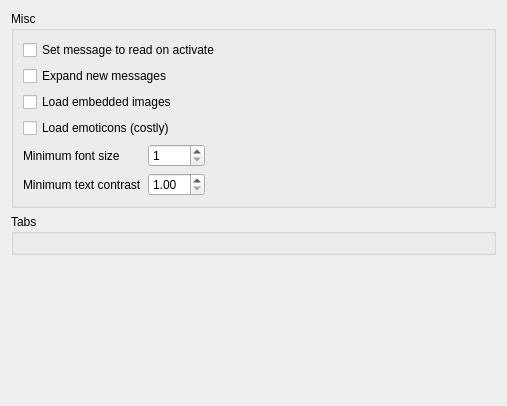
<?xml version="1.0" encoding="UTF-8"?>
<ui version="4.0">
 <class>ForumPage</class>
 <widget class="QWidget" name="ForumPage">
  <property name="geometry">
   <rect>
    <x>0</x>
    <y>0</y>
    <width>507</width>
    <height>406</height>
   </rect>
  </property>
  <layout class="QGridLayout" name="gridLayout_3">
   <item row="0" column="0">
    <widget class="QGroupBox" name="groupBox">
     <property name="title">
      <string>Misc</string>
     </property>
     <layout class="QGridLayout" name="gridLayout_2">
      <item row="3" column="0">
       <widget class="QCheckBox" name="loadEmoticons">
        <property name="toolTip">
         <string>&lt;html&gt;&lt;head/&gt;&lt;body&gt;&lt;p&gt;This option is costly and it's in the dev's plans to improve it. In the mean time it's disabled by default. If you enable it and long forum posts take a while to display, then disable it again. &lt;/p&gt;&lt;/body&gt;&lt;/html&gt;</string>
        </property>
        <property name="text">
         <string>Load emoticons (costly)</string>
        </property>
       </widget>
      </item>
      <item row="0" column="0">
       <widget class="QCheckBox" name="setMsgToReadOnActivate">
        <property name="text">
         <string>Set message to read on activate</string>
        </property>
       </widget>
      </item>
      <item row="1" column="0">
       <widget class="QCheckBox" name="expandNewMessages">
        <property name="text">
         <string>Expand new messages</string>
        </property>
       </widget>
      </item>
      <item row="2" column="0">
       <widget class="QCheckBox" name="loadEmbeddedImages">
        <property name="text">
         <string>Load embedded images</string>
        </property>
       </widget>
      </item>
      <item row="4" column="0">
       <layout class="QGridLayout" name="gridLayout">
        <item row="0" column="0">
         <widget class="QLabel" name="minimumFontSizeLabel">
          <property name="text">
           <string>Minimum font size</string>
          </property>
         </widget>
        </item>
        <item row="0" column="1">
         <widget class="QSpinBox" name="minimumFontSize">
          <property name="minimum">
           <number>1</number>
          </property>
          <property name="maximum">
           <number>64</number>
          </property>
         </widget>
        </item>
        <item row="0" column="2" rowspan="2">
         <spacer name="minimumFontSizeHSpacer">
          <property name="orientation">
           <enum>Qt::Horizontal</enum>
          </property>
          <property name="sizeHint" stdset="0">
           <size>
            <width>40</width>
            <height>38</height>
           </size>
          </property>
         </spacer>
        </item>
        <item row="1" column="0">
         <widget class="QLabel" name="minimumContrastLabel">
          <property name="text">
           <string>Minimum text contrast</string>
          </property>
         </widget>
        </item>
        <item row="1" column="1">
         <widget class="QDoubleSpinBox" name="minimumContrast">
          <property name="minimum">
           <double>1.000000000000000</double>
          </property>
          <property name="maximum">
           <double>21.000000000000000</double>
          </property>
          <property name="singleStep">
           <double>0.500000000000000</double>
          </property>
         </widget>
        </item>
       </layout>
      </item>
     </layout>
    </widget>
   </item>
   <item row="2" column="0">
    <spacer name="verticalSpacer">
     <property name="orientation">
      <enum>Qt::Vertical</enum>
     </property>
     <property name="sizeHint" stdset="0">
      <size>
       <width>20</width>
       <height>40</height>
      </size>
     </property>
    </spacer>
   </item>
   <item row="1" column="0">
    <widget class="QGroupBox" name="tabsGroupBox">
     <property name="title">
      <string>Tabs</string>
     </property>
     <layout class="QVBoxLayout" name="verticalLayout">
      <item>
       <widget class="GroupFrameSettingsWidget" name="groupFrameSettingsWidget" native="true"/>
      </item>
     </layout>
    </widget>
   </item>
  </layout>
 </widget>
 <customwidgets>
  <customwidget>
   <class>GroupFrameSettingsWidget</class>
   <extends>QWidget</extends>
   <header>gui/settings/GroupFrameSettingsWidget.h</header>
   <container>1</container>
  </customwidget>
 </customwidgets>
 <resources/>
 <connections/>
</ui>
